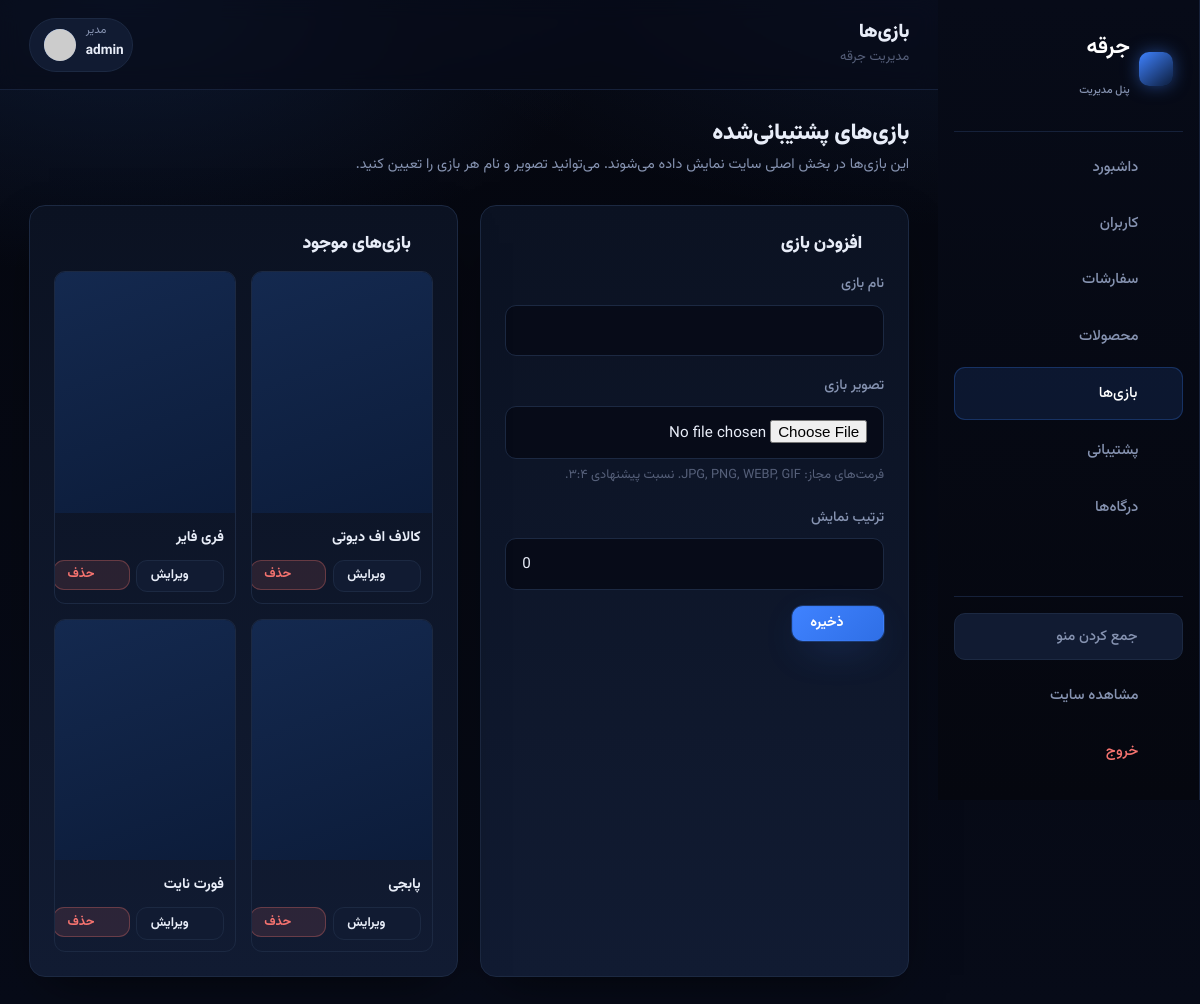
The page /admin/games.php (signed in) on the database its author committed.
### tables this page shows
CREATE TABLE IF NOT EXISTS `users` (
  `id` INT UNSIGNED NOT NULL AUTO_INCREMENT,
  `username` VARCHAR(50) NOT NULL,
  `email` VARCHAR(120) NOT NULL,
  `phone` VARCHAR(15) NOT NULL,
  `password` VARCHAR(255) NOT NULL,
  `email_verified` TINYINT(1) NOT NULL DEFAULT 0,
  `phone_verified` TINYINT(1) NOT NULL DEFAULT 0,
  `role` ENUM('user','admin') NOT NULL DEFAULT 'user',
  `banned` TINYINT(1) NOT NULL DEFAULT 0,
  `can_use_gateway` TINYINT(1) NOT NULL DEFAULT 1,
  `created_at` TIMESTAMP NOT NULL DEFAULT CURRENT_TIMESTAMP,
  PRIMARY KEY (`id`),
  UNIQUE KEY `uq_username` (`username`),
  UNIQUE KEY `uq_email` (`email`),
  UNIQUE KEY `uq_phone` (`phone`)
);

CREATE TABLE IF NOT EXISTS `games` (
  `id` INT UNSIGNED NOT NULL AUTO_INCREMENT,
  `name` VARCHAR(80) NOT NULL,
  `image` VARCHAR(255) DEFAULT NULL,
  `sort_order` INT NOT NULL DEFAULT 0,
  `created_at` TIMESTAMP NOT NULL DEFAULT CURRENT_TIMESTAMP,
  PRIMARY KEY (`id`)
);

### backend/core/helpers.php (called while the page is built, shortened)
<?php
require_once __DIR__ . '/db.php';
function url(string $path = ''): string
{
    return BASE_URL . '/' . ltrim($path, '/');
}
function e($value): string
{
    return htmlspecialchars((string)$value, ENT_QUOTES, 'UTF-8');
}
function current_user(): ?array
{
    $stmt = db()->prepare('SELECT * FROM users WHERE id = ?');
    $stmt->execute([$_SESSION['user_id']]);
    $cache = $stmt->fetch() ?: null;
    return $cache;
}
function require_login(): array
{
    $u = current_user();
    return $u;
}
function require_admin(): array
{
    $u = require_login();
    return $u;
}
function avatar_url(string $username, int $size = 80): string
{
    $seed = rawurlencode(trim($username) ?: 'user');
    $bgs  = 'b6e3f4,c0aede,d1d4f9,ffd5dc,ffdfbf,c6f6d5,fde68a';
    return 'https://api.dicebear.com/9.x/avataaars/svg?radius=50'
        . '&backgroundColor=' . $bgs
        . '&size=' . max(16, $size)
        . '&seed=' . $seed;
}

### backend/core/db.php (called while the page is built, shortened)
<?php
function db(): PDO
{
    static $pdo = null;
    if ($pdo instanceof PDO) {
        return $pdo;
    }
    $dsn = 'mysql:host=' . DB_HOST . ';dbname=' . DB_NAME . ';charset=' . DB_CHARSET;
    $options = [
        PDO::ATTR_ERRMODE            => PDO::ERRMODE_EXCEPTION,
        PDO::ATTR_DEFAULT_FETCH_MODE => PDO::FETCH_ASSOC,
        PDO::ATTR_EMULATE_PREPARES   => false,
    ];
    try {
        $pdo = new PDO($dsn, DB_USER, DB_PASS, $options);
    } catch (PDOException $e) {
        if (DEV_MODE) {
            die('خطا در اتصال به دیتابیس: ' . htmlspecialchars($e->getMessage()));
        }
        die('در حال حاضر امکان اتصال به سرویس وجود ندارد. لطفاً بعداً تلاش کنید.');
    }
    return $pdo;
}

### admin/games.php (the view, shortened to what this page needs)
<?php
require_once __DIR__ . '/../backend/core/helpers.php';
$active = 'games';
$pageTitle = 'بازی‌ها';
$uploadDir = __DIR__ . '/../uploads/games';
$edit = ['id' => 0, 'name' => '', 'image' => '', 'sort_order' => 0];
$games = db()->query('SELECT * FROM games ORDER BY sort_order, id')->fetchAll();
require __DIR__ . '/../backend/core/icons.php';
require __DIR__ . '/../frontend/views/inc/admin_header.php';
?>
<div class="page-title">
  <h2>بازی‌های پشتیبانی‌شده</h2>
  <p>این بازی‌ها در بخش اصلی سایت نمایش داده می‌شوند. می‌توانید تصویر و نام هر بازی را تعیین کنید.</p>
</div>
<div class="grid-cols cols-2">
  <div class="card">
    <h3 style="margin-bottom:1rem"><?= icon($edit['id'] ? 'edit' : 'plus') ?> <?= $edit['id'] ? 'ویرایش بازی' : 'افزودن بازی' ?></h3>
    <form method="post" enctype="multipart/form-data">
      <div class="field">
        <label>نام بازی</label>
        <input class="input" name="name" value="<?= e($edit['name']) ?>" required>
      </div>
      <div class="field">
        <label>تصویر بازی</label>
        <input class="input" type="file" name="image" accept="image/*">
        <div class="help">فرمت‌های مجاز: JPG, PNG, WEBP, GIF. نسبت پیشنهادی ۳:۴.</div>
      </div>
      <div class="field">
        <label>ترتیب نمایش</label>
        <input class="input" type="number" name="sort_order" value="<?= e($edit['sort_order']) ?>" dir="ltr">
      </div>
      <div style="display:flex;gap:.6rem">
        <button class="btn btn-primary" type="submit"><?= icon('check') ?> ذخیره</button>
      </div>
    </form>
  </div>
  <div class="card">
    <h3 style="margin-bottom:1rem"><?= icon('gamepad') ?> بازی‌های موجود</h3>
    <?php if (!$games): ?>
      <div class="empty" style="padding:1.5rem 0"><?= icon('gamepad') ?><p>هنوز بازی‌ای اضافه نشده.</p></div>
    <?php else: ?>
      <div class="grid-cols" style="grid-template-columns:repeat(2,1fr);gap:.9rem">
        <?php foreach ($games as $g): ?>
          <div style="border:1px solid var(--border);border-radius:var(--radius-sm);overflow:hidden">
            <div style="aspect-ratio:3/4;background:linear-gradient(160deg,var(--navy),var(--navy-deep));display:grid;place-items:center;position:relative">
              <?php if (!empty($g['image']) && file_exists($uploadDir . '/' . $g['image'])): ?>
                <img src="<?= url('uploads/games/' . $g['image']) ?>" alt="" style="position:absolute;inset:0;width:100%;height:100%;object-fit:cover">
              <?php else: ?>
                <?= icon('gamepad') ?>
              <?php endif; ?>
            </div>
            <div style="padding:.7rem">
              <b style="font-size:.9rem"><?= e($g['name']) ?></b>
              <div style="display:flex;gap:.4rem;margin-top:.5rem">
                <a href="<?= url('admin/games.php?edit=' . $g['id']) ?>" class="btn btn-soft btn-sm"><?= icon('edit') ?> ویرایش</a>
                <form method="post" style="display:inline" onsubmit="return confirm('حذف این بازی؟')">
                  <button class="btn btn-danger btn-sm" type="submit"><?= icon('trash') ?> حذف</button>
                </form>
              </div>
            </div>
          </div>
        <?php endforeach; ?>
      </div>
    <?php endif; ?>
  </div>
</div>
<?php require __DIR__ . '/../frontend/views/inc/admin_footer.php'; ?>

### frontend/views/inc/admin_header.php (shortened to what this page needs)
<?php
require_once __DIR__ . '/../../../backend/core/helpers.php';
require_once __DIR__ . '/../../../backend/core/icons.php';
$me = require_admin();
$active = $active ?? 'dash';
$pageTitle = $pageTitle ?? 'پنل مدیریت';
function anav(string $key, string $active): string { return $key === $active ? 'active' : ''; }
?>
<!DOCTYPE html>
<html lang="fa" dir="rtl">
<head>
<link rel="stylesheet" href="<?= url('frontend/assets/css/style.css') ?>">
</head>
<body>
<div class="panel-shell">
  <aside class="sidebar" id="sidebar">
    <a href="<?= url('admin/index.php') ?>" class="brand">
      <span class="spark"><?= icon('shield') ?></span>
      <span class="brand-text"><b><?= e(SITE_NAME) ?></b><br><span class="tag" style="font-size:.68rem;color:var(--muted)">پنل مدیریت</span></span>
    </a>
    <nav class="side-nav">
      <a href="<?= url('admin/index.php') ?>" class="<?= anav('dash',$active) ?>" title="داشبورد"><?= icon('gauge') ?> <span class="nav-label">داشبورد</span></a>
      <a href="<?= url('admin/users.php') ?>" class="<?= anav('users',$active) ?>" title="کاربران"><?= icon('users') ?> <span class="nav-label">کاربران</span></a>
      <a href="<?= url('admin/orders.php') ?>" class="<?= anav('orders',$active) ?>" title="سفارشات"><?= icon('orders') ?> <span class="nav-label">سفارشات</span></a>
      <a href="<?= url('admin/products.php') ?>" class="<?= anav('products',$active) ?>" title="محصولات"><?= icon('box') ?> <span class="nav-label">محصولات</span></a>
      <a href="<?= url('admin/games.php') ?>" class="<?= anav('games',$active) ?>" title="بازی‌ها"><?= icon('gamepad') ?> <span class="nav-label">بازی‌ها</span></a>
      <a href="<?= url('admin/support.php') ?>" class="<?= anav('support',$active) ?>" title="پشتیبانی"><?= icon('ticket') ?> <span class="nav-label">پشتیبانی</span></a>
      <a href="<?= url('admin/settings.php') ?>" class="<?= anav('settings',$active) ?>" title="درگاه‌ها"><?= icon('gateway') ?> <span class="nav-label">درگاه‌ها</span></a>
    </nav>
    <div class="side-foot">
      <button class="sidebar-collapse" id="sidebarCollapse" type="button" aria-label="جمع کردن منو" title="جمع کردن منو">
        <?= icon('chevron') ?> <span class="nav-label">جمع کردن منو</span>
      </button>
      <nav class="side-nav">
        <a href="<?= url('index.php') ?>" title="مشاهده سایت"><?= icon('home') ?> <span class="nav-label">مشاهده سایت</span></a>
        <a href="<?= url('logout.php') ?>" class="logout" title="خروج"><?= icon('logout') ?> <span class="nav-label">خروج</span></a>
      </nav>
    </div>
  </aside>
  <div class="panel-main">
    <div class="panel-top">
      <div>
        <h1><?= e($pageTitle) ?></h1>
        <div class="crumb">مدیریت <?= e(SITE_NAME) ?></div>
      </div>
      <div class="profile-btn" style="cursor:default">
        <span class="who" style="text-align:left">
          <small>مدیر</small><b><?= e($me['username']) ?></b>
        </span>
        <span class="av"><img src="<?= e(avatar_url($me['username'], 64)) ?>" alt="" width="32" height="32"></span>
      </div>
    </div>
    <div class="panel-body">

### backend/core/icons.php (shortened to what this page needs)
<?php
function icon(string $name, string $cls = ''): string
{
    $body = $p[$name] ?? '';
    $class = trim('icn ' . $cls);
    return '<svg class="' . e($class) . '" viewBox="0 0 24 24" fill="none" stroke="currentColor" '
        . 'stroke-width="1.8" stroke-linecap="round" stroke-linejoin="round" aria-hidden="true">'
        . $body . '</svg>';
}

### rows shown on the page
users: username "admin"
games: name "کالاف اف دیوتی"
games: name "فری فایر"
games: name "پابجی"
games: name "فورت نایت"

### other values the page prints
SITE_NAME "جرقه"
$pageTitle "بازی‌ها"
